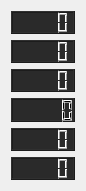
   <widget class="QWidget" name="layoutWidget">
    <property name="geometry">
     <rect>
      <x>300</x>
      <y>100</y>
      <width>81</width>
      <height>191</height>
     </rect>
    </property>
    <layout class="QVBoxLayout" name="verticalLayout">
     <item>
      <widget class="QLCDNumber" name="lcdNumber_2">
       <property name="styleSheet">
        <string notr="true">background-color: rgb(42, 42, 42);</string>
       </property>
      </widget>
     </item>
     <item>
      <widget class="QLCDNumber" name="lcdNumber">
       <property name="styleSheet">
        <string notr="true">background-color: rgb(42, 42, 42);</string>
       </property>
      </widget>
     </item>
     <item>
      <widget class="QLCDNumber" name="lcdNumber_3">
       <property name="styleSheet">
        <string notr="true">
background-color: rgb(42, 42, 42);
</string>
       </property>
      </widget>
     </item>
     <item>
      <widget class="QLCDNumber" name="lcdNumber_4">
       <property name="styleSheet">
        <string notr="true">background-color: rgb(42, 42, 42);</string>
       </property>
      </widget>
     </item>
     <item>
      <widget class="QLCDNumber" name="lcdNumber_5">
       <property name="styleSheet">
        <string notr="true">background-color: rgb(42, 42, 42);</string>
       </property>
      </widget>
     </item>
     <item>
      <widget class="QLCDNumber" name="lcdNumber_6">
       <property name="styleSheet">
        <string notr="true">background-color: rgb(42, 42, 42);</string>
       </property>
      </widget>
     </item>
    </layout>
   </widget>
